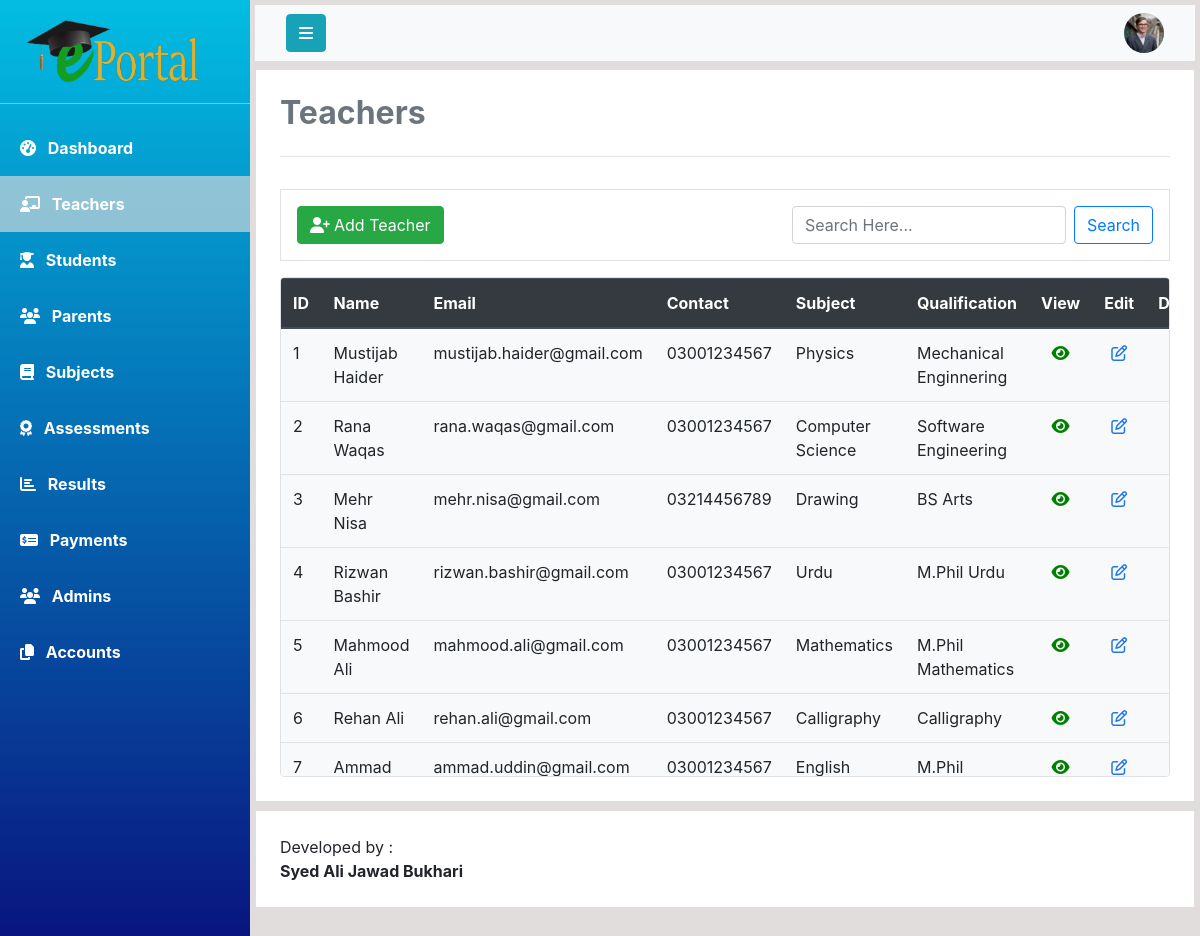
Page /php/manage_teachers.php on the committed database.
### tables this page shows
CREATE TABLE `teachers` (
  `teacher_id` int(11) NOT NULL,
  `first_name` varchar(20) DEFAULT NULL,
  `last_name` varchar(20) DEFAULT NULL,
  `mobile_number` varchar(11) DEFAULT NULL,
  `cnic` varchar(13) DEFAULT NULL,
  `address` varchar(100) DEFAULT NULL,
  `gender` varchar(10) DEFAULT NULL,
  `qualification` varchar(30) DEFAULT NULL,
  `subject` varchar(20) DEFAULT NULL,
  `joining_date` timestamp NOT NULL DEFAULT current_timestamp() ON UPDATE current_timestamp(),
  `email` varchar(30) DEFAULT NULL,
  `password` varchar(30) DEFAULT NULL
);

### php/manage_teachers.php (the view, shortened to what this page needs)
<!DOCTYPE html>
<html lang="en">
<head>
    <?php include 'links.php'; ?>
</head>
<body>
    <?php include 'DBManager.php' ?>
    <div class="wrapper">
        <nav id="sidebar">
            <a href="#" id="logo-container">
                <img class="mt-3 ml-4" src="../assets/logo/logo1.png" alt="Logo" width="180">
            </a>
            <hr class="my-3 sidebar-separator" style="background-color: rgba(255, 255, 255, 0.562);">
            <ul>
                <li><a class="nav-link text-white font-weight-bold px-3 py-3" href="admin_dashboard.php">
                        <i class="fas fa-tachometer-alt ml-1 mr-2"></i>
                        Dashboard
                    </a>
                </li>
                <li><a class="nav-link text-white font-weight-bold px-3 py-3 active" href="manage_teachers.php">
                        <i class="fas fa-chalkboard-teacher ml-1 mr-2"></i>
                        Teachers
                    </a>
                </li>
                <li><a class="nav-link text-white font-weight-bold px-3 py-3" href="manage_students.php">
                        <i class="fas fa-user-graduate ml-1 mr-2"></i>
                        Students
                    </a>
                </li>
                <li><a class="nav-link text-white font-weight-bold px-3 py-3" href="manage_parents.php">
                        <i class="fa fa-group ml-1 mr-2"></i>
                        Parents
                    </a>
                </li>
                <li><a class="nav-link text-white font-weight-bold px-3 py-3" href="#">
                        <i class="fas fa-book ml-1 mr-2"></i>
                        Subjects
                    </a>
                </li>
                <li><a class="nav-link text-white font-weight-bold px-3 py-3" href="#">
                        <i class="fas fa-award ml-1 mr-2"></i>
                        Assessments
                    </a>
                </li>
                <li><a class="nav-link text-white font-weight-bold px-3 py-3" href="#">
                        <i class="fa fa-chart-bar ml-1 mr-2"></i>
                        Results
                    </a>
                </li>
                <li><a class="nav-link text-white font-weight-bold px-3 py-3" href="#">
                        <i class="fa fa-money-check-alt ml-1 mr-2"></i>
                        Payments
                    </a>
                </li>
                <li><a class="nav-link text-white font-weight-bold px-3 py-3" href="#">
                        <i class="fas fa-users ml-1 mr-2"></i>
                        Admins
                    </a>
                </li>
                <li><a class="nav-link text-white font-weight-bold px-3 py-3" href="#">
                        <i class="fas fa-copy ml-1 mr-2"></i>
                        Accounts
                    </a>
                </li>
            </ul>
        </nav>
        <div id="content" class="overflow-auto">
            <nav class="navbar mb-2 navbar-light bg-light mb-2">
                <div class="container-fluid">
                    <div class="navbar-header">
                        <button type="button" id="sidebar-toggle" onclick="hideSidebar()" class="btn btn-info navbar-btn mr-auto">
                            <i class="fa fa-bars" aria-hidden="true"></i>
                        </button>
                    </div>
                    <a class="text-decoration-none">
                        <img src="../assets/user-profile.jpg" id="user-profile" onclick="showDropdown()" width="40" height="40" class="rounded-circle ml-auto" alt="">
                    </a>
                </div>
            </nav>
            <div class="card bg-white mb-2 p-4 rounded-0" id="content-wrapper">
                <h2 class="main-heading text-secondary"><b>Teachers</b></h2>
                <hr class="divider py-2">
                <div class="clearfix class-container p-3 border mb-3">
                    <a href="../templates/teacher_registration.html" class="btn btn-success float-left"><i
                            class="fas fa-user-plus mr-1"></i>Add Teacher</a>
                    <form action="#" method="GET" class="form-inline ml-auto float-right">
                        <input class="form-control mr-sm-2" type="search" onkeyup="myFunction()" id="search-keyword" placeholder="Search Here..."
                            aria-label="Search">
                        <button class="btn btn-outline-primary my-2 my-sm-0" onclick="validateSearch()" type="submit"
                            name="search">Search</button>
                    </form>
                </div>
                <div class="card table-container overflow-auto bg-light border">
                    <table class="table table-responsive-lg table-responsive-md table-responsive-sm table-hover" id="table">
                        <thead class="thead-dark">
                            <tr>
                                <th>ID</th>
                                <th>Name</th>
                                <th>Email</th>
                                <th>Contact</th>
                                <th>Subject</th>
                                <th>Qualification</th>
                                <th>View</th>
                                <th>Edit</th>
                                <th>Delete</th>
                            </tr>
                        </thead>
                        <tbody>
                            <?php
                                $query = "SELECT * from teachers";
                                $result = mysqli_query($connection,$query);
                                $noOfRows = mysqli_num_rows($result);
                                if($noOfRows>0){
                                    while($teacher = mysqli_fetch_array($result)){  ?>
                                        <tr>
                                        <td><?php echo $teacher['teacher_id']; ?></td>
                                        <td><?php echo $teacher['first_name']." ".$teacher['last_name']; ?></td>
                                        <td><?php echo $teacher['email']; ?></td>
                                        <td><?php echo $teacher['mobile_number']; ?></td>
                                        <td><?php echo $teacher['subject']; ?></td>
                                        <td><?php echo $teacher['qualification']; ?></td>
                                        <td class="text-center"><a href="admin_view_teacher.php?id=<?php echo $teacher['teacher_id'];?>" class="text-decoration-none"><i style="color: green;" class="fas fa-eye"></i></a></td>
                                        <td class="text-center"><a href="edit_teacher.php?id=<?php echo $teacher['teacher_id']; ?>" class="text-decoration-none"><i style="color: rgb(34, 119, 230);" class="far fa-edit"></i></a></td>
                                        <td class="text-center"><a href="delete_teacher.php?id=<?php echo $teacher['teacher_id'];?>" class="text-decoration-none"><i style="color: red;" class="fas fa-trash"></i></a></td>
                                        </tr>
                                 <?php
                                    }
                                }
                            ?>
                        </tbody>
                    </table>
                </div>
            </div>
            <div class="card p-4 bg-white rounded-0" id="footer">
                Developed by : <b>Syed Ali Jawad Bukhari</b>
            </div>
        </div>
    </div>
</body>
</html>

### css/style.css (style rules this page uses)
* { padding: 0; margin: 0; box-sizing: border-box; }
.wrapper { display: flex; align-items: stretch; background-color: rgb(226, 221, 221); max-height: 100vh; }
#sidebar { width: 250px; height: 100%; position: fixed; top: 0; left: 0; background-color: #30336b; background: rgb(2,0,36); background: linear-gradient(360deg, rgba(2,0,36,1) 0%, rgba(9,9,121,1) 35%, rgb(2, 189, 226)100%); transition: all 1s; }
#sidebar .active { background-color: rgba(219, 219, 219, 0.651); }
#content { width: 100%; height: 100vh; padding: 5px; margin-left: 250px; overflow-x: hidden; transition: all 1s; }
#dropdown a { text-decoration: none; }
#content-wrapper a { text-decoration: none; }
.table-container { height: 500px; }

### rows in the picture
teachers: teacher_id "1", first_name "Mustijab", last_name "Haider", email "mustijab.haider@gmail.com", mobile_number "03001234567", subject "Physics", qualification "Mechanical Enginnering"
teachers: teacher_id "2", first_name "Rana", last_name "Waqas", email "rana.waqas@gmail.com", mobile_number "03001234567", subject "Computer Science", qualification "Software Engineering"
teachers: teacher_id "3", first_name "Mehr", last_name "Nisa", email "mehr.nisa@gmail.com", mobile_number "03214456789", subject "Drawing", qualification "BS Arts"
teachers: teacher_id "4", first_name "Rizwan", last_name "Bashir", email "rizwan.bashir@gmail.com", mobile_number "03001234567", subject "Urdu", qualification "M.Phil Urdu"
teachers: teacher_id "5", first_name "Mahmood", last_name "Ali", email "mahmood.ali@gmail.com", mobile_number "03001234567", subject "Mathematics", qualification "M.Phil Mathematics"
teachers: teacher_id "6", first_name "Rehan", last_name "Ali", email "rehan.ali@gmail.com", mobile_number "03001234567", subject "Calligraphy", qualification "Calligraphy"
teachers: teacher_id "7", first_name "Ammad", email "ammad.uddin@gmail.com", mobile_number "03001234567", subject "English", qualification "M.Phil…"
